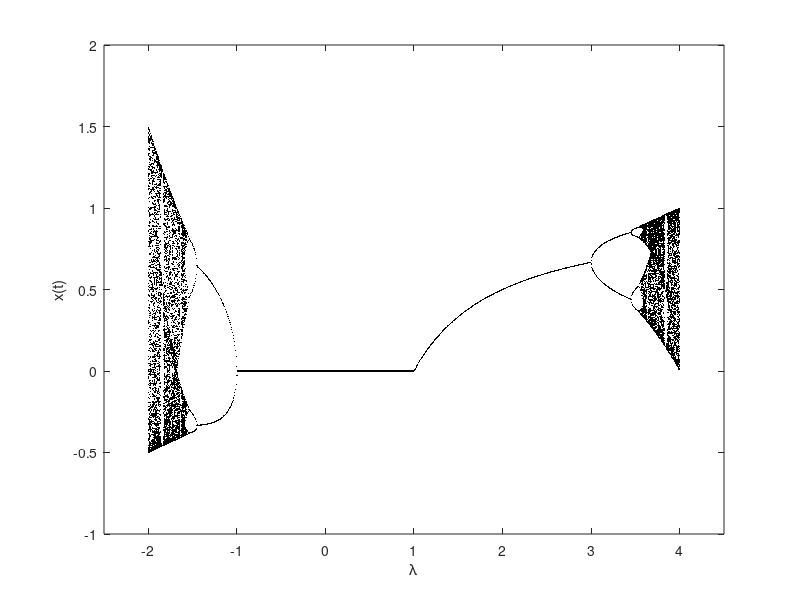

Write MATLAB code to recreate this figure.
function logistic_orbit
clf
lambda = linspace(-2.5,4.5,1000);
N = length(lambda);
x(1,1:N) = 0.25;
for j = 1:1000
x(j+1,:) = lambda.*x(j,:).*(1-x(j,:));
end
plot(lambda,x(900:1001,:),'k.','MarkerSize',1)
axis([-2.5 4.5 -1 2])
xlabel('\lambda')
ylabel('x(t)')
filename = sprintf('logistic_orbit.png')
print(filename,'-dpng')
end
